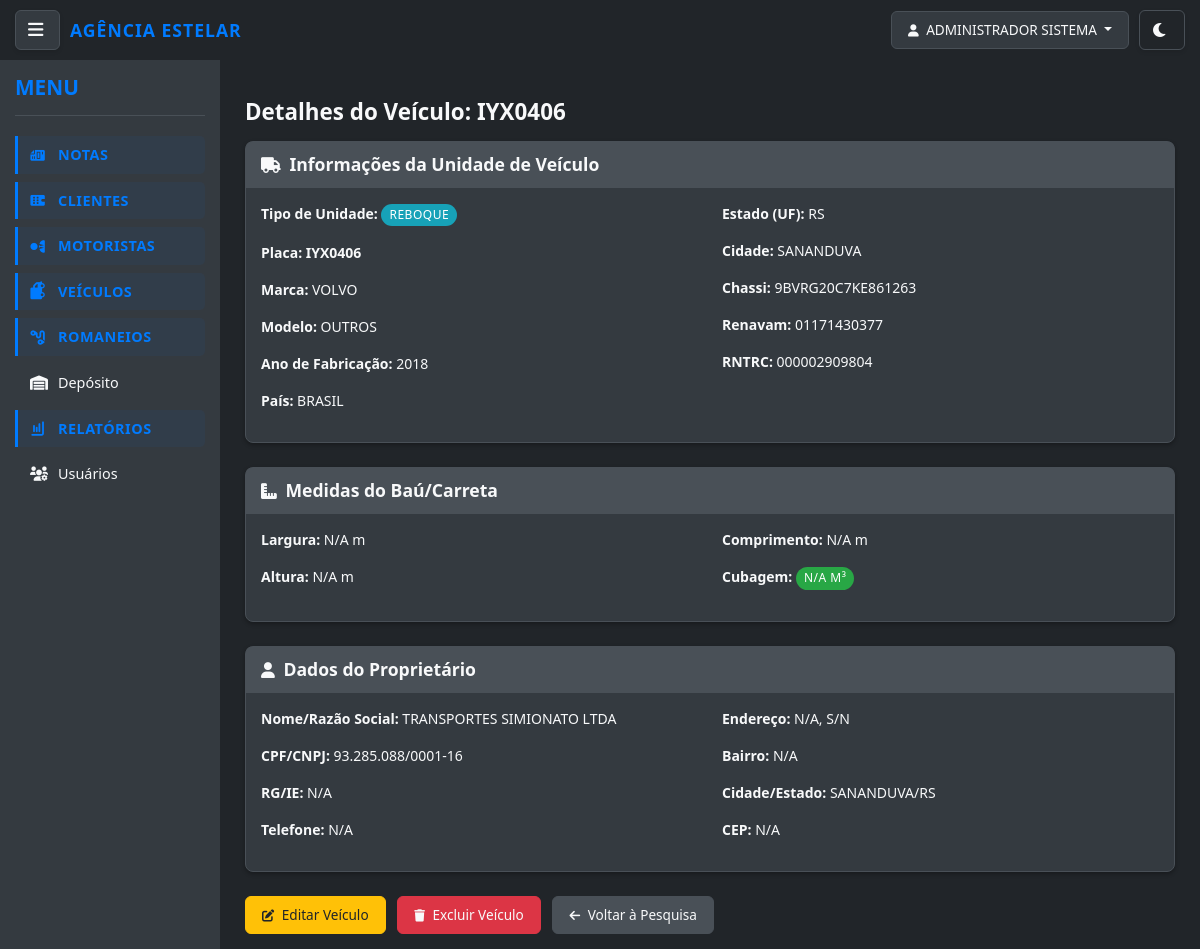
The app's page /notas/veiculos/4/detalhes/ (signed in), older data.
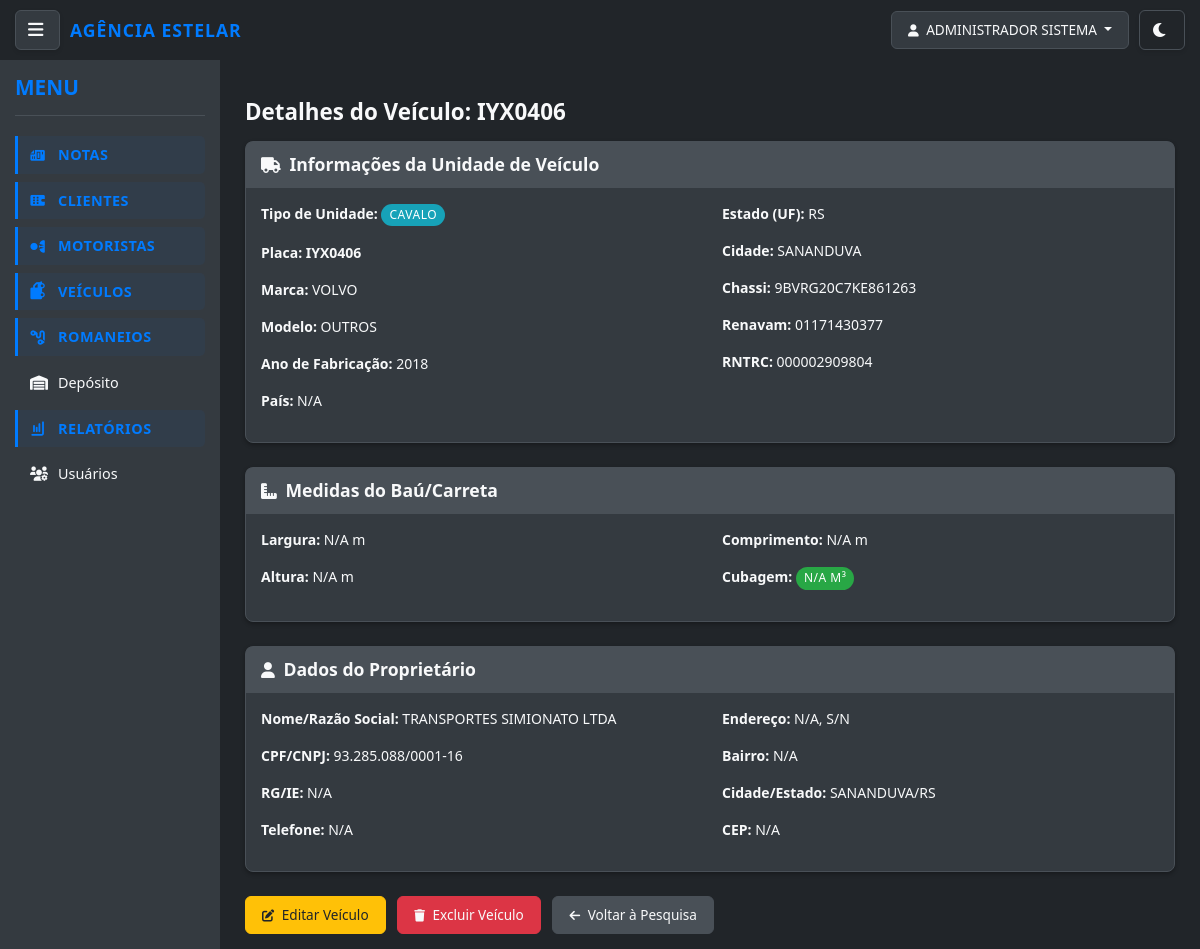
The same page, newer data.
### notas/models.py (models this page shows, shortened)
class UpperCaseMixin:
    def save(self, *args, **kwargs):
        for field in self._meta.fields:
            if hasattr(field, 'max_length') and hasattr(self, field.name):
                value = getattr(self, field.name)
                if value and isinstance(value, str):
                    exclude_fields = [
                        'email', 'password', 'username', 'cpf', 'cnpj',
                        'cnh', 'chassi', 'renavam', 'placa', 'cep',
                        'telefone', 'rntrc', 'numero_consulta', 'tipo_usuario',
                        'status'  # Adicionado para não converter status para maiúsculo
                    ]
                    if field.name not in exclude_fields:
                        setattr(self, field.name, value.upper())
        super().save(*args, **kwargs)

class Veiculo(UpperCaseMixin, models.Model):
    TIPO_UNIDADE_CHOICES = [
        ('Carro', 'Carro'),
        ('Van', 'Van'),
        ('Caminhão', 'Caminhão'),
        ('Cavalo', 'Cavalo'),
        ('Reboque', 'Reboque'),
        ('Semi-reboque', 'Semi-reboque'),
    ]
    tipo_unidade = models.CharField(
        max_length=50,
        choices=TIPO_UNIDADE_CHOICES,
        default='Caminhão',
        verbose_name="Tipo da Unidade de Veículo"
    )
    placa = models.CharField(max_length=7, unique=True, verbose_name="Placa") # Max_length ajustado para 7 (Mercosul)
    pais = models.CharField(max_length=50, default='Brasil', verbose_name="País")
    estado = models.CharField(max_length=2, blank=True, null=True, verbose_name="Estado (UF)")
    cidade = models.CharField(max_length=100, blank=True, null=True, verbose_name="Cidade")
    chassi = models.CharField(max_length=17, unique=True, blank=True, null=True, verbose_name="Chassi") # Max_length ajustado para 17
    renavam = models.CharField(max_length=11, unique=True, blank=True, null=True, verbose_name="Renavam")
    rntrc = models.CharField(max_length=12, blank=True, null=True, verbose_name="RNTRC")
    ano_fabricacao = models.IntegerField(blank=True, null=True, verbose_name="Ano de Fabricação")
    marca = models.CharField(max_length=100, blank=True, null=True, verbose_name="Marca")
    modelo = models.CharField(max_length=100, blank=True, null=True, verbose_name="Modelo")
    largura = models.DecimalField(max_digits=6, decimal_places=2, blank=True, null=True, verbose_name="Largura (m)")
    altura = models.DecimalField(max_digits=6, decimal_places=2, blank=True, null=True, verbose_name="Altura (m)")
    comprimento = models.DecimalField(max_digits=6, decimal_places=2, blank=True, null=True, verbose_name="Comprimento (m)")
    cubagem = models.DecimalField(max_digits=10, decimal_places=2, blank=True, null=True, verbose_name="Cubagem (m³)")
    proprietario_cpf_cnpj = models.CharField(max_length=18, blank=True, null=True, verbose_name="CPF/CNPJ do Proprietário")
    proprietario_nome_razao_social = models.CharField(max_length=255, blank=True, null=True, verbose_name="Nome/Razão Social do Proprietário")
    proprietario_rg_ie = models.CharField(max_length=20, blank=True, null=True, verbose_name="RG/IE do Proprietário")
    proprietario_telefone = models.CharField(max_length=20, blank=True, null=True, verbose_name="Telefone do Proprietário")
    proprietario_endereco = models.CharField(max_length=255, blank=True, null=True, verbose_name="Endereço do Proprietário")
    proprietario_numero = models.CharField(max_length=10, blank=True, null=True, verbose_name="Número do Proprietário")
    proprietario_bairro = models.CharField(max_length=100, blank=True, null=True, verbose_name="Bairro do Proprietário")
    proprietario_cidade = models.CharField(max_length=100, blank=True, null=True, verbose_name="Cidade do Proprietário")
    proprietario_estado = models.CharField(max_length=2, blank=True, null=True, verbose_name="Estado do Proprietário (UF)")
    proprietario_cep = models.CharField(max_length=9, blank=True, null=True, verbose_name="CEP do Proprietário")
    class Meta:
        verbose_name = "Unidade de Veículo"
        verbose_name_plural = "Unidades de Veículos"
        ordering = ['placa']

### notas/views.py (the view)
# urls.py: path('veiculos/<int:pk>/detalhes/', views.detalhes_veiculo, name='detalhes_veiculo'),
def detalhes_veiculo(request, pk):
    veiculo = get_object_or_404(Veiculo, pk=pk)
    context = {
        'veiculo': veiculo,
    }
    return render(request, 'notas/detalhes_veiculo.html', context)

### notas/models.py (called while the page is built)
    def get_full_name(self):
        return f"{self.first_name} {self.last_name}".strip()

    @property
    def is_admin(self):
        return self.tipo_usuario == 'admin'

    @property
    def is_cliente(self):
        return self.tipo_usuario == 'cliente'

    def can_access_funcionalidades(self):
        return self.is_admin or self.is_funcionario

### notas/templates/notas/detalhes_veiculo.html (shortened to what the changed rows need)
{% extends 'base.html' %}
{% block content %}
<div class="container mt-4">
    <h2>Detalhes do Veículo: {{ veiculo.placa }}</h2>
    <div class="card mb-4">
        <div class="card-header">
        </div>
        <div class="card-body">
            <div class="row">
                <div class="col-md-6">
                    <p><strong>Tipo de Unidade:</strong>
                        <span class="badge bg-info">{{ veiculo.get_tipo_unidade_display }}</span>
                    </p>
                    <p><strong>Placa:</strong> <strong>{{ veiculo.placa }}</strong></p>
                    <p><strong>Marca:</strong> {{ veiculo.marca|default:"N/A" }}</p>
                    <p><strong>Modelo:</strong> {{ veiculo.modelo|default:"N/A" }}</p>
                    <p><strong>Ano de Fabricação:</strong> {{ veiculo.ano_fabricacao|default:"N/A" }}</p>
                    <p><strong>País:</strong> {{ veiculo.pais|default:"N/A" }}</p>
                </div>
                <div class="col-md-6">
                    <p><strong>Estado (UF):</strong> {{ veiculo.estado|default:"N/A" }}</p>
                    <p><strong>Cidade:</strong> {{ veiculo.cidade|default:"N/A" }}</p>
                    <p><strong>Chassi:</strong> {{ veiculo.chassi|default:"N/A" }}</p>
                    <p><strong>Renavam:</strong> {{ veiculo.renavam|default:"N/A" }}</p>
                    <p><strong>RNTRC:</strong> {{ veiculo.rntrc|default:"N/A" }}</p>
                </div>
            </div>
        </div>
    </div>
    <div class="card mb-4">
        <div class="card-header">
        </div>
        <div class="card-body">
            <div class="row">
                <div class="col-md-6">
                    <p><strong>Largura:</strong> {{ veiculo.largura|default:"N/A" }} m</p>
                    <p><strong>Altura:</strong> {{ veiculo.altura|default:"N/A" }} m</p>
                </div>
                <div class="col-md-6">
                    <p><strong>Comprimento:</strong> {{ veiculo.comprimento|default:"N/A" }} m</p>
                    <p><strong>Cubagem:</strong> <span class="badge bg-success">{{ veiculo.cubagem|default:"N/A" }} m³</span></p>
                </div>
            </div>
        </div>
    </div>
    <div class="card mb-4">
        <div class="card-header">
        </div>
        <div class="card-body">
            <div class="row">
                <div class="col-md-6">
                    <p><strong>Nome/Razão Social:</strong> {{ veiculo.proprietario_nome_razao_social|default:"N/A" }}</p>
                    <p><strong>CPF/CNPJ:</strong> {{ veiculo.proprietario_cpf_cnpj|default:"N/A" }}</p>
                    <p><strong>RG/IE:</strong> {{ veiculo.proprietario_rg_ie|default:"N/A" }}</p>
                    <p><strong>Telefone:</strong> {{ veiculo.proprietario_telefone|default:"N/A" }}</p>
                </div>
                <div class="col-md-6">
                    <p><strong>Endereço:</strong> {{ veiculo.proprietario_endereco|default:"N/A" }}, {{ veiculo.proprietario_numero|default:"S/N" }}</p>
                    <p><strong>Bairro:</strong> {{ veiculo.proprietario_bairro|default:"N/A" }}</p>
                    <p><strong>Cidade/Estado:</strong> {{ veiculo.proprietario_cidade|default:"N/A" }}/{{ veiculo.proprietario_estado|default:"N/A" }}</p>
                    <p><strong>CEP:</strong> {{ veiculo.proprietario_cep|default:"N/A" }}</p>
                </div>
            </div>
        </div>
    </div>
    <div class="mt-4">
        <a href="{% url 'notas:editar_veiculo' veiculo.pk %}" class="btn btn-warning me-2">
        </a>
        <form action="{% url 'notas:excluir_veiculo' veiculo.pk %}" method="post" style="display:inline;" onsubmit="return confirm('Tem certeza que deseja excluir este veículo?');">
        </form>
        <a href="{% url 'notas:listar_veiculos' %}" class="btn btn-secondary">
        </a>
    </div>
</div>
{% endblock %}

Row changes from the older to the newer data that the page shows:
changed Veiculo "IYX0406": tipo_unidade "REBOQUE" → "CAVALO"; pais "BRASIL" → "N/A"
